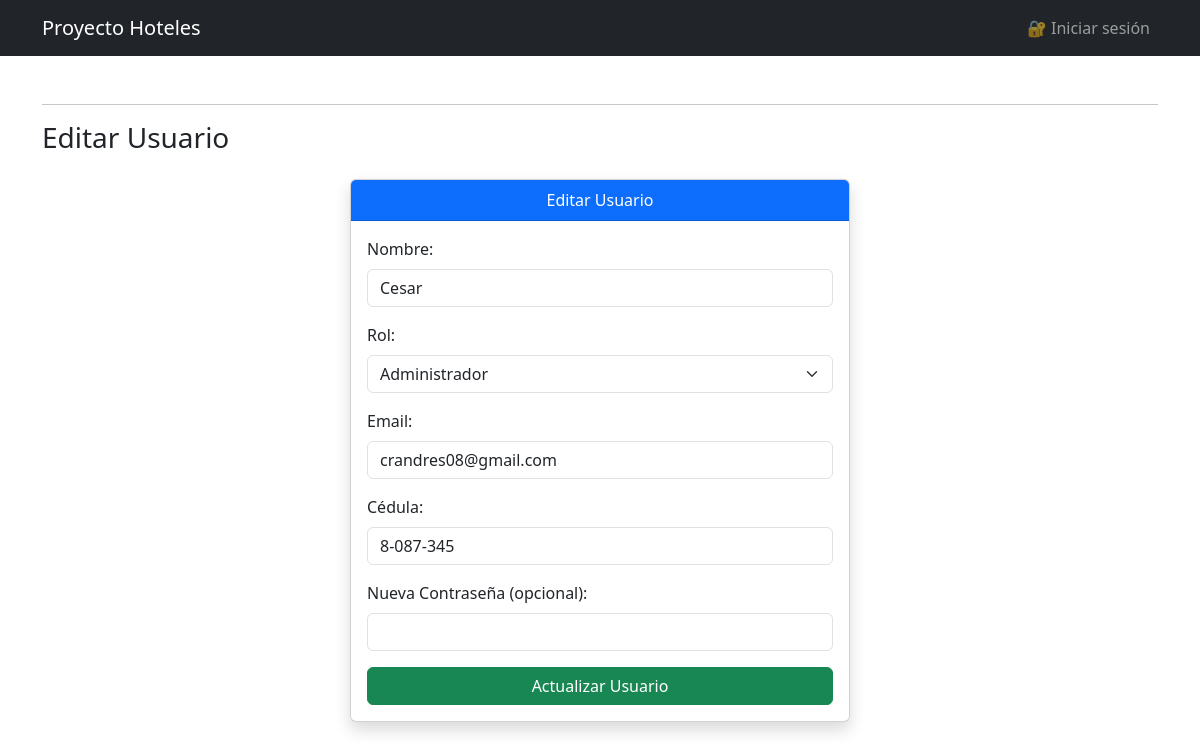
/usuarios/agrega.php?editar=1, run on the app's committed database.
### tables this page shows
CREATE TABLE IF NOT EXISTS `usuarios` (
  `id` int NOT NULL AUTO_INCREMENT,
  `nombre` varchar(100) NOT NULL,
  `cedula` varchar(20) NOT NULL,
  `email` varchar(100) NOT NULL,
  `password` varchar(255) NOT NULL,
  `activo` tinyint(1) DEFAULT '1',
  `creado_en` timestamp NULL DEFAULT CURRENT_TIMESTAMP,
  `rol` enum('admin','usuario') NOT NULL DEFAULT 'usuario',
  PRIMARY KEY (`id`),
  UNIQUE KEY `email` (`email`)
);

### usuarios/crud.php (called while the page is built, shortened)
<?php
require_once '../clases/usuarios.php';
$pdo = BD::conectar();
$usuarioModel = new Usuario($pdo);
if (isset($_GET['editar'])) {
    $usuario = $usuarioModel->obtener($_GET['editar']);
    $modo = 'editar';
}
$usuarios = $usuarioModel->listar();

### clases/usuarios.php (called while the page is built, shortened)
<?php
class Usuario {
    private $pdo;
    public function __construct($pdo) {
        $this->pdo = $pdo;
    }
    public function listar() {
        $stmt = $this->pdo->query("SELECT * FROM usuarios");
        return $stmt->fetchAll(PDO::FETCH_ASSOC);
    }
    public function obtener($id) {
        $stmt = $this->pdo->prepare("SELECT * FROM usuarios WHERE id = ?");
        $stmt->execute([$id]);
        return $stmt->fetch(PDO::FETCH_ASSOC);
    }
}

### usuarios/agrega.php (the view, shortened to what this page needs)
<?php require 'crud.php'; ?>
<!DOCTYPE html>
<html lang="es">
<head>
    <link href="https://cdn.jsdelivr.net/npm/bootstrap@5.3.0/dist/css/bootstrap.min.css" rel="stylesheet">
</head>
<body >
    <?php include '../includes/nav.php'; ?>
    <div class="container mt-5">
    <hr>
    <h3><?= $modo === 'editar' ? 'Editar Usuario' : 'Agregar Usuario' ?></h3>
<div class="container mt-4 d-flex justify-content-center">
    <div class="card shadow rounded" style="max-width: 500px; width: 100%;">
        <div class="card-header bg-primary text-white text-center">
            <?= $modo === 'editar' ? 'Editar Usuario' : 'Registrar Usuario' ?>
        </div>
        <div class="card-body">
            <form method="POST" action="listar.php">
                <div class="mb-3">
                    <label class="form-label">Nombre:</label>
                    <input type="text" name="nombre" class="form-control" required value="<?= htmlspecialchars($usuario['nombre']) ?>">
                </div>
                <div class="mb-3">
                    <label class="form-label">Rol:</label>
                    <select name="rol" class="form-select" required>
                        <option value="admin" <?= ($usuario['rol'] ?? '') === 'admin' ? 'selected' : '' ?>>Administrador</option>
                    </select>
                </div>
                <div class="mb-3">
                    <label class="form-label">Email:</label>
                    <input type="email" name="email" class="form-control" required value="<?= htmlspecialchars($usuario['email']) ?>">
                </div>
                <div class="mb-3">
                    <label class="form-label">Cédula:</label>
                    <input type="text" name="cedula" class="form-control" required value="<?= htmlspecialchars($usuario['cedula'] ?? '') ?>">
                </div>
                <div class="mb-3">
                    <label class="form-label"><?= $modo === 'editar' ? 'Nueva Contraseña (opcional):' : 'Contraseña:' ?></label>
                    <input type="password" name="password" class="form-control" <?= $modo === 'crear' ? 'required' : '' ?>>
                </div>
                <button type="submit" name="<?= $modo === 'editar' ? 'actualizar' : 'guardar' ?>" class="btn btn-success w-100">
                    <?= $modo === 'editar' ? 'Actualizar Usuario' : 'Guardar Usuario' ?>
                </button>
            </form>
        </div>
    </div>
</div>
</body>
</html>

### data on the page
usuarios: nombre "Cesar", rol "Administrador", email "crandres08@gmail.com", cedula "8-087-345"
